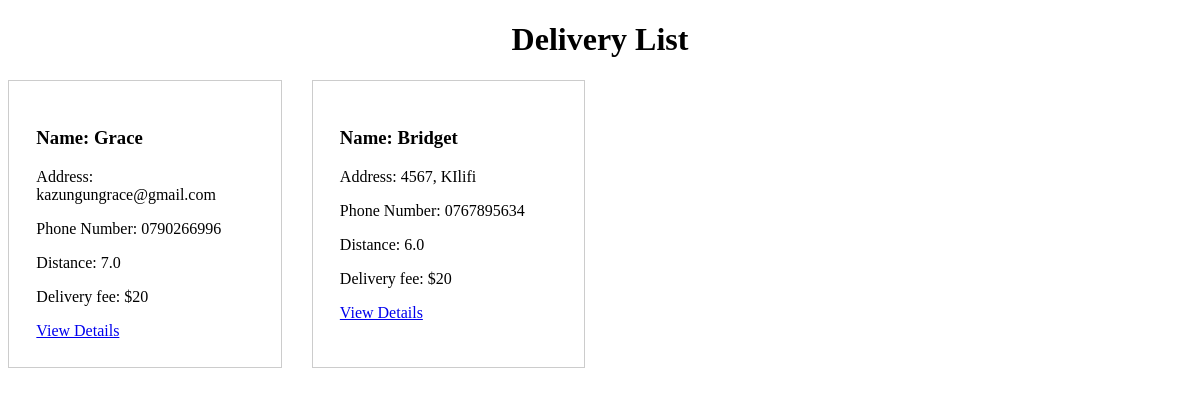
The app's page /delivery/delivery/list/, older data.
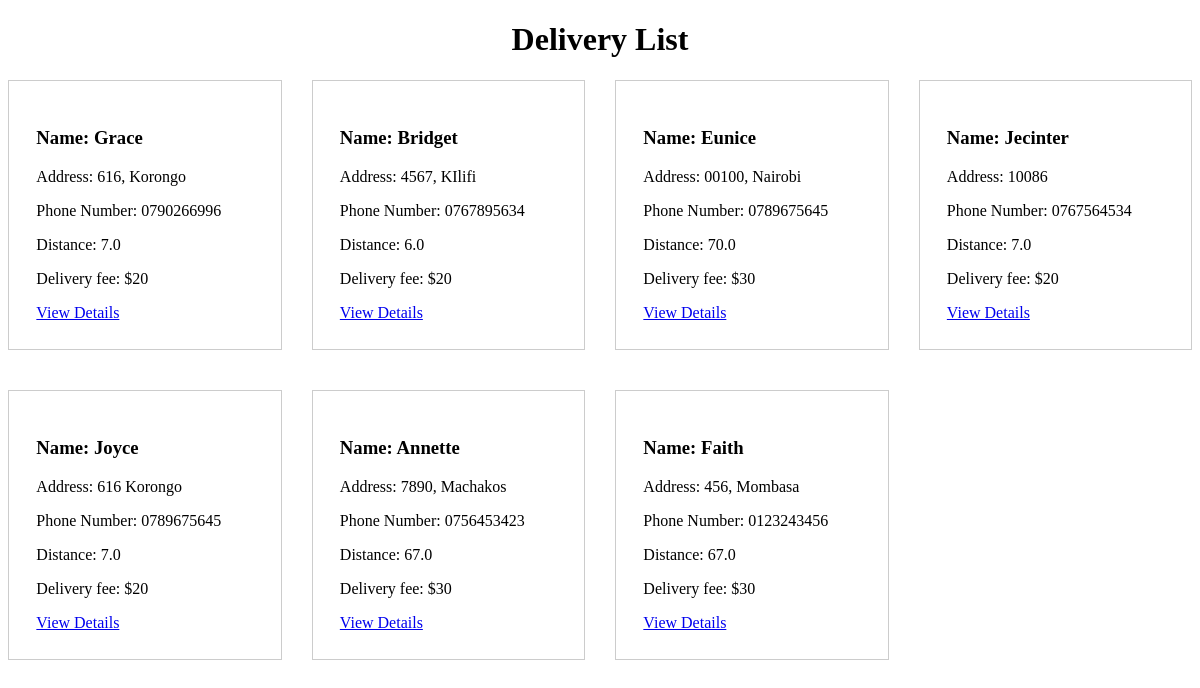
The same page, newer data.
### delivery/models.py (models this page shows)
class Delivery(models.Model):
    class Meta:
        verbose_name_plural = "delivery"
    name = models.CharField(max_length=100)
    address = models.CharField(max_length=200)
    phone_number = models.CharField(max_length=20)
    distance = models.FloatField()
    def calculate_delivery_fee(self):
        if self.distance <= 5:
            return 10
        elif self.distance <= 10:
            return 20
        else:
            return 30

### delivery/views.py (the view)
# urls.py: path('delivery/list/', views.delivery_list, name='delivery_list'),
def delivery_list(request):
    deliveries = Delivery.objects.all()
    return render(request, 'delivery/delivery_list.html', {'deliveries': deliveries})

### templates/delivery/delivery_list.html (shortened to what this page needs)
<!DOCTYPE html>
<html>
<head>
</head>
<body>
    <h1>Delivery List</h1>
    <div class="delivery">
        {% for delivery in deliveries %}
            <div class="delivery-container">
                <h3>Name: {{ delivery.name }}</h3>
                <p>Address: {{ delivery.address }}</p>
                <p>Phone Number: {{ delivery.phone_number }}</p>
                <p>Distance: {{ delivery.distance }}</p>
                <p>Delivery fee: ${{ delivery.calculate_delivery_fee }}</p>
                <a href="{% url 'delivery:delivery_detail' delivery.id %}">View Details</a>
                </div>
        {% endfor %}
        </div>
</body>
</html>

### templates/delivery/delivery_list.html (style rules this page uses)
.delivery { display: grid; grid-template-columns: repeat(4,1fr); gap: 30px; }
.delivery-container { border: 1px solid #ccc; padding: 10%; margin-bottom: 10px; }
h1 { text-align: center; }

Row changes from the older to the newer data that the page shows:
changed Delivery "Grace": address "kazungungrace@gmail.com" → "616, Korongo"
added Delivery: name "Eunice", address "00100, Nairobi", phone_number "0789675645", distance "70.0", calculate_delivery_fee "30"
added Delivery: name "Jecinter", address "10086", phone_number "0767564534", distance "7.0", calculate_delivery_fee "20"
added Delivery: name "Joyce", address "616 Korongo", phone_number "0789675645", distance "7.0", calculate_delivery_fee "20"
added Delivery: name "Annette", address "7890, Machakos", phone_number "0756453423", distance "67.0", calculate_delivery_fee "30"
added Delivery: name "Faith", address "456, Mombasa", phone_number "0123243456", distance "67.0", calculate_delivery_fee "30"
